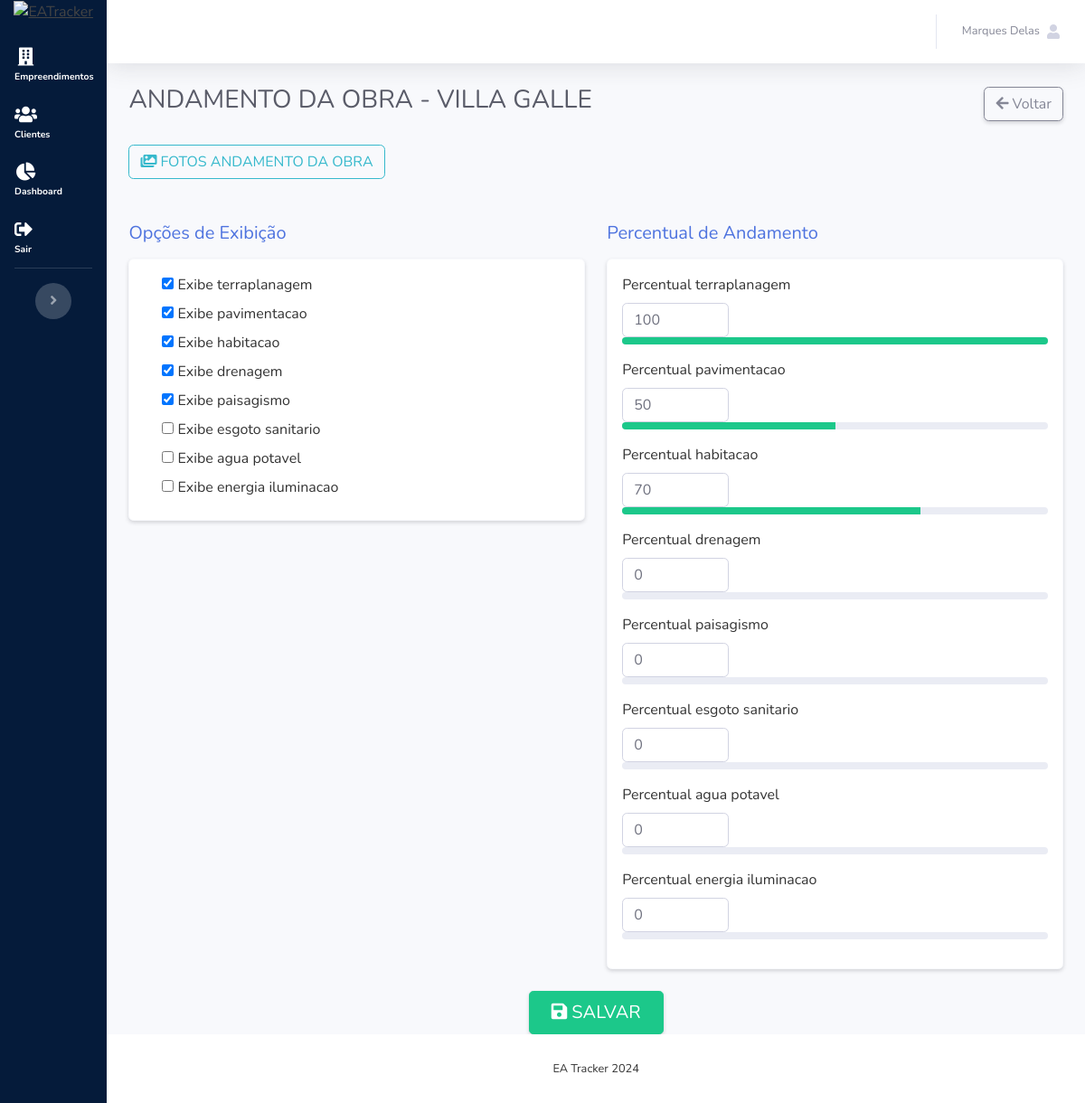
Page /gestor/empreendimento/andamento-obra/atualizar/2/ (signed in) on the committed database.
### usuarios/models.py (models this page shows, shortened)
class Usuario(AbstractUser):
    username = None  # Usamos o email como o campo USERNAME_FIELD
    email = models.EmailField(unique=True)
    tipo_usuario = models.CharField(max_length=20, choices=TIPOS_USUARIOS)
    nome_sobrenome = models.CharField(max_length=60)
    telefone = models.CharField(max_length=15)
    cidade = models.CharField(max_length=80, null=True, blank=True)
    estado = models.CharField(max_length=2, choices=ESTADOS_BRASILEIROS, default="AC")
    foto = models.ImageField(upload_to="foto/%Y/%m/%d", default="usuario-padrao.png", null=True, blank=True)
    bloco = models.CharField(max_length=20, null=True, blank=True)
    unidade = models.CharField(max_length=20, null=True, blank=True)
    cadastrado_por = models.CharField(max_length=20, null=True, blank=True)
    empreendimento = models.ForeignKey(
        Empreendimento,
        related_name='usuarios',
        on_delete=models.CASCADE,
        null=True,
        blank=True,
    )
    codigo_verificacao = models.CharField(max_length=6, null=True, blank=True)
    codigo_expiracao = models.DateTimeField(null=True, blank=True)
    USERNAME_FIELD = "email"  # Definimos o email como identificador principal
    REQUIRED_FIELDS = []  # Outros campos necessários para criação de superusuários
    objects = UserManager()  # Utilizando um manager customizado
    class Meta:
        verbose_name = "Usuário"
        verbose_name_plural = "Usuários"

### empreendimentos/models.py (models this page shows, shortened)
class Empreendimento(models.Model):
    nome = models.CharField(max_length=200)
    numero_unidades = models.CharField(max_length=10)
    unidades_disponiveis = models.IntegerField(default=0)
    cep = models.CharField(max_length=9, blank=True, null=True)
    quantidade_blocos = models.CharField(
        max_length=10,
        null=True,
        blank=True,
    )
    status = models.CharField(
        max_length=20,
        choices=STATUS,
        default='PRELANCAMENTO',
    )
    logradouro = models.CharField(max_length=200)
    cidade = models.CharField(max_length=200)
    estado = models.CharField(
        max_length=2,
        choices=ESTADOS_BRASILEIROS,
        default="AC"
    )
    link_google_maps = models.TextField()
    previsao_entrega = models.DateField()
    estagio = models.CharField(
        max_length=20,
        choices=ESTAGIOS,
        default='OBRNAOINICIADA',
    )
    visivel = models.BooleanField(default=False)
    percentual_terraplanagem = models.CharField(max_length=3, default=0)
    exibe_terraplanagem = models.BooleanField(default=False)
    percentual_pavimentacao = models.CharField(max_length=3, default=0)
    exibe_pavimentacao = models.BooleanField(default=False)
    percentual_habitacao = models.CharField(max_length=3, default=0)
    exibe_habitacao = models.BooleanField(default=False)
    percentual_drenagem = models.CharField(max_length=3, default=0)
    exibe_drenagem = models.BooleanField(default=False)
    percentual_paisagismo = models.CharField(max_length=3, default=0)
    exibe_paisagismo = models.BooleanField(default=False)
    percentual_esgoto_sanitario = models.CharField(max_length=3, default=0)
    exibe_esgoto_sanitario = models.BooleanField(default=False)
    percentual_agua_potavel = models.CharField(max_length=3, default=0)
    exibe_agua_potavel = models.BooleanField(default=False)
    percentual_energia_iluminacao = models.CharField(max_length=3, default=0)
    exibe_energia_iluminacao = models.BooleanField(default=False)
    capa = models.ImageField(
        upload_to='empreendimento/capa/',
        null=True,
        blank=True
    )
    class Meta:
        verbose_name = "Empreendimento"
        verbose_name_plural = "Empreendimentos"

### gestores/views.py (the view)
# urls.py: path("empreendimento/andamento-obra/atualizar/<int:pk>/", view=views.EmpreendimentoAndamentoObraUpdateView.as_view(), name="empreendimento-andamento-obra-update"),
class EmpreendimentoAndamentoObraUpdateView(LoginGestorMixin, SuccessMessageMixin, UpdateView):
    model = Empreendimento
    form_class = EmpreendimentoAndamentoObraForm
    success_url = "/gestor/empreendimentos/"
    success_message = "Andamento da obra foi atualizado"
    login_url = "/login/"
    template_name = "gestor/empreendimento-andamento-obra-update.html"

### usuarios/mixins.py (called while the page is built)
    def dispatch(self, request, *args, **kwargs):
        if not request.user.is_authenticated or request.user.tipo_usuario != "GESTOR":
            logout(request)
            return redirect("usuarios:login-usuario")
        return super().dispatch(request, *args, **kwargs)

### templates/gestor/empreendimento-andamento-obra-update.html (shortened to what this page needs)
{% extends 'base.html' %}
{% load static %}
{% block content %}
    {% include '_partials/sidebar.html' %}
    <div id="content-wrapper" class="d-flex flex-column">
        <div id="content">
            {% include '_partials/topbar.html' %}
            <div class="container-fluid">
                <div class="d-flex align-items-center justify-content-between mb-4">
                    <h1 class="h3 text-gray-800 text-uppercase">Andamento da Obra - {{ empreendimento.nome }}</h1>
                    <a href="{% url 'gestores:empreendimento-update' empreendimento.id %}" class="btn btn-outline-secondary shadow-sm">
                        <i class="fas fa-arrow-left"></i> Voltar
                    </a>
                </div>
                <a href="{% url 'gestores:empreendimento-foto-andamento-update' empreendimento.id %}" class="btn btn-outline-info text-uppercase mb-4">
                    <i class="fas fa-images"></i> Fotos Andamento da Obra
                </a>
                <form method="POST" enctype="multipart/form-data" class="mt-4">
                    <div class="row">
                        <div class="col-md-6">
                            <h5 class="text-primary mb-3">Opções de Exibição</h5>
                            <div class="card p-3 shadow-sm border-light">
                                {% for field in form %}
                                    {% if field.name|slice:":6" == "exibe_" %}
                                        <div class="form-check mb-2">
                                            {{ field }}
                                            <label class="form-check-label" for="{{ field.id_for_label }}">{{ field.label }}</label>
                                        </div>
                                    {% endif %}
                                {% endfor %}
                            </div>
                        </div>
                        <div class="col-md-6">
                            <h5 class="text-primary mb-3">Percentual de Andamento</h5>
                            <div class="card p-3 shadow-sm border-light">
                                {% for field in form %}
                                    {% if field.name|slice:":11" == "percentual_" %}
                                        <label for="{{ field.id_for_label }}" class="form-label">{{ field.label }}</label>
                                        {{ field }}
                                        <div class="progress mb-3" style="height: 8px;">
                                            <div class="progress-bar bg-success" role="progressbar" style="width: {{ field.value }}%;"
                                                 aria-valuenow="{{ field.value }}" aria-valuemin="0" aria-valuemax="100"></div>
                                        </div>
                                    {% endif %}
                                {% endfor %}
                            </div>
                        </div>
                    </div>
                    <div class="text-center mt-4">
                        <button type="submit" class="btn btn-success btn-lg text-uppercase shadow-sm px-4">
                            <i class="fas fa-save"></i> Salvar
                        </button>
                    </div>
                </form>
            </div>
        </div>
        {% include '_partials/footer.html' %}
    </div>
{% endblock %}

### templates/_partials/topbar.html (shortened to what this page needs)
{% load static %}
<nav class="navbar navbar-expand navbar-light bg-white topbar mb-4 static-top shadow">
    <ul class="navbar-nav ml-auto">
        <li class="nav-item dropdown no-arrow">
            <a class="nav-link dropdown-toggle" href="#" id="userDropdown" role="button"
                data-toggle="dropdown" aria-haspopup="true" aria-expanded="false">
                <span class="mr-2 d-none d-lg-inline text-gray-600 small">
                    {{request.user.nome_sobrenome}}
                </span>
                <i class="fa fa-user"></i>
            </a>
        </li>
    </ul>
</nav>

### config/static/css/fa.css (style rules this page uses)
.fa,.fab,.fad,.fal,.far,.fas { -moz-osx-font-smoothing:grayscale;-webkit-font-smoothing:antialiased;display:inline-block;font-style:normal;font-variant:normal;text-rendering:auto;line-height:1 }
.fa-arrow-left:before { content:"\f060" }
.fa-images:before { content:"\f302" }
.fa-save:before { content:"\f0c7" }
.fa-user:before { content:"\f007" }

### rows in the picture
Usuario: user.nome_sobrenome "Marques Delas"
Empreendimento: nome "VILLA GALLE", form "☑" "☑" "☑" "☑" "☑", form "100" "50" "70" "0" "0" "0" "0" "0"

### other values in the picture
{{ field.label }} "Exibe terraplanagem" "Exibe pavimentacao" "Exibe habitacao" "Exibe drenagem" "Exibe paisagismo" "Exibe esgoto sanitario" "Exibe agua potavel" "Exibe energia iluminacao"
{{ field.label }} "Percentual terraplanagem" "Percentual pavimentacao" "Percentual habitacao" "Percentual drenagem" "Percentual paisagismo" "Percentual esgoto sanitario" "Percentual agua potavel" "Percentual energia iluminacao"
